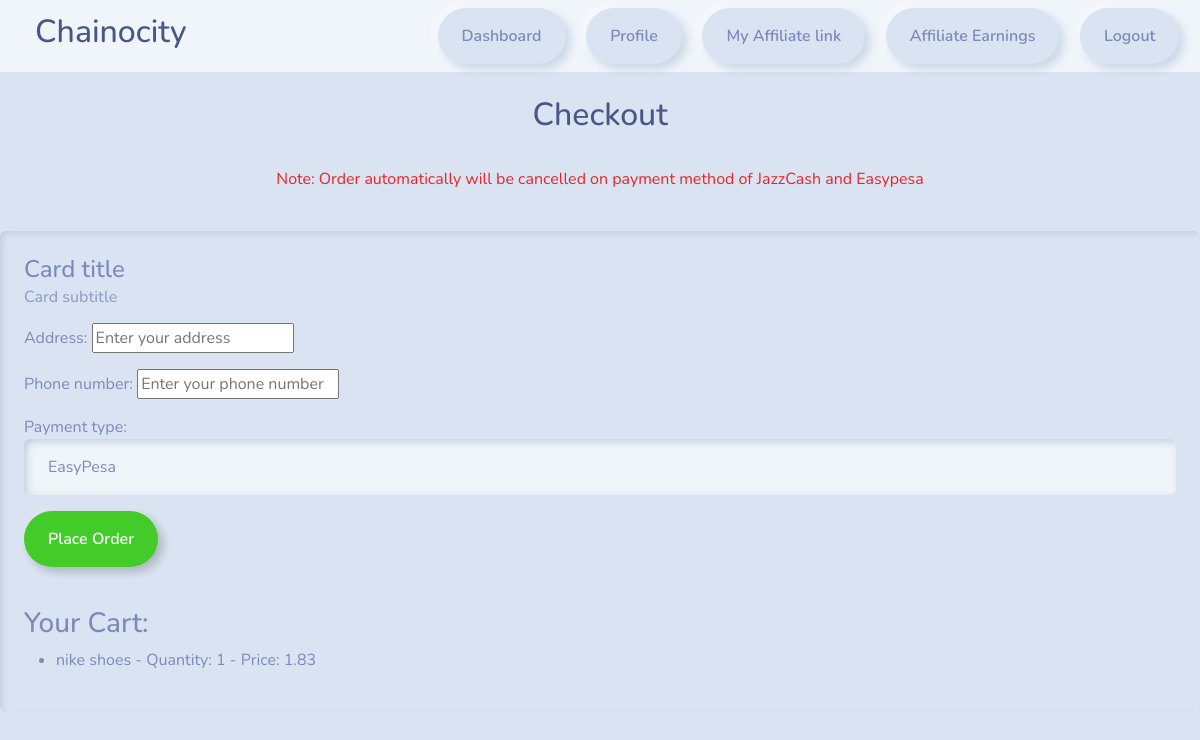
Page /checkout/ (signed in) on the earlier database version.
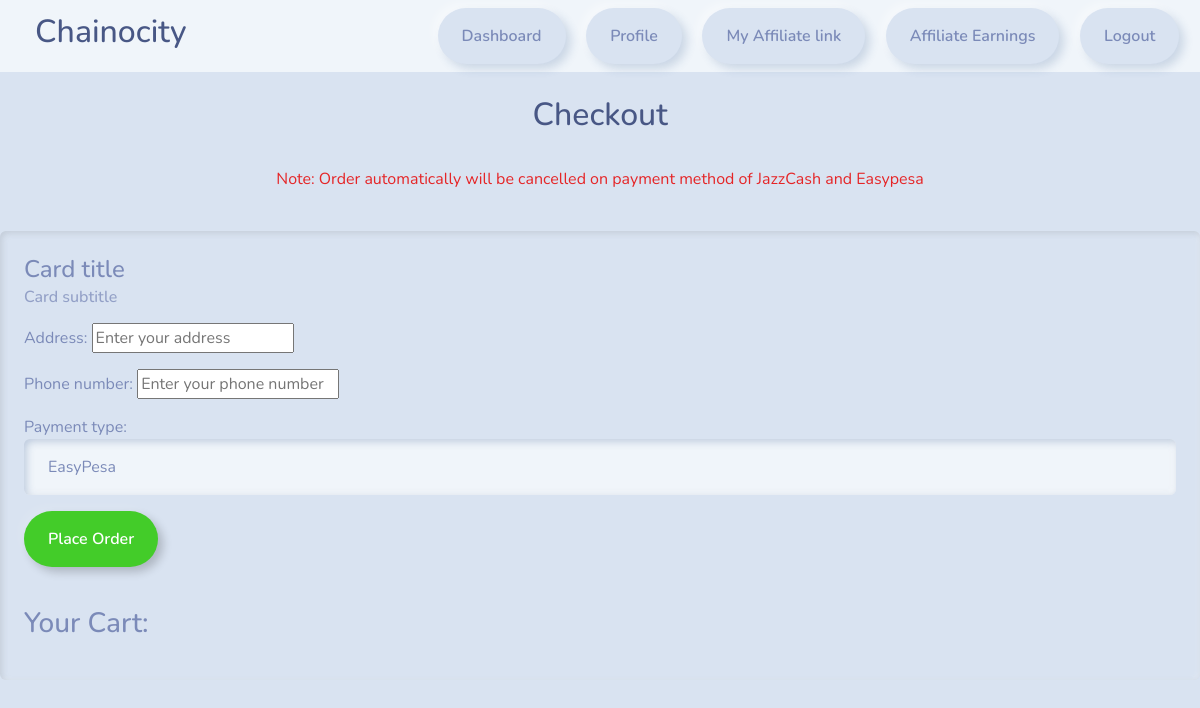
Same page on the later database version.
### myapp/models.py (models this page shows, shortened)
class CartItem(models.Model):
    product = models.ForeignKey(Product, on_delete=models.CASCADE)
    quantity = models.PositiveIntegerField(default=1)
    user = models.ForeignKey(User, on_delete=models.CASCADE)
    def total_price(self):
        return self.product.p_price * self.quantity

class Product(models.Model):
    p_title = models.CharField(max_length=85)
    p_price = models.DecimalField(max_digits=10, decimal_places=2)
    p_desc = models.TextField()
    p_stock = models.PositiveIntegerField()
    category = models.ForeignKey(Category, on_delete=models.CASCADE,null=True)
    p_image = models.ImageField(upload_to='product_images/', null=True, blank=True, default='default_p.jpg')
    p_image2 = models.ImageField(upload_to='product_images/', null=True, blank=True, default='default_p.jpg')
    p_image3 = models.ImageField(upload_to='product_images/', null=True, blank=True, default='default_p.jpg')
    date_posted = models.DateTimeField(auto_now_add=True)

### myapp/views.py (the view)
# urls.py: path('checkout/', views.checkout, name='checkout'),
@login_required(login_url='my_login')
def checkout(request):
    user_cart = Cart.objects.get(user=request.user)
    cart_items = user_cart.items.all()
    if request.method == 'POST':
        form = CheckoutForm(request.POST)
        if form.is_valid():
            new_order = Order(
                user=request.user,
                address=form.cleaned_data['address'],
                phone_number=form.cleaned_data['phone_number'],
                payment_type=form.cleaned_data['payment_type'],
                total_price=user_cart.total_cart_price(),
            )
            new_order.save()
            new_order.items.set(cart_items)
            user_cart.items.clear()
            return redirect('order_confirmation', order_id=new_order.id)
    else:
        form = CheckoutForm()
    context = {
        'form': form,
        'cart_items': cart_items,
    }
    return render(request, 'checkout.html', context)

### myapp/forms.py (shortened to what this page needs)
class CheckoutForm(forms.Form):
    ADDRESS_MAX_LENGTH = 255
    PHONE_NUMBER_MAX_LENGTH = 11
    PAYMENT_CHOICES = [
        ('easypesa', 'EasyPesa'),
        ('jazzcash', 'JazzCash'),
        ('cashondelivery', 'Cash On Delivery'),
    ]
    address = forms.CharField(max_length=ADDRESS_MAX_LENGTH, widget=forms.TextInput(attrs={'placeholder': 'Enter your address'}))
    phone_number = forms.CharField(max_length=PHONE_NUMBER_MAX_LENGTH, widget=forms.TextInput(attrs={'placeholder': 'Enter your phone number'}))
    payment_type = forms.ChoiceField(choices=PAYMENT_CHOICES, widget=forms.Select(attrs={'class': 'form-control'}))

### templates/checkout.html (shortened to what this page needs)
{% load static %}
<!DOCTYPE html>
<html lang="en">
<head>
  <link rel="stylesheet" type="text/css" href="https://bootswatch.com/5/morph/bootstrap.min.css" >
  <link rel="stylesheet" type="text/css" href="{% static 'css/styles.css' %}" >
</head>
<body>
  {% include 'base.html' %}
  <br>
  <h2 class="text-center">Checkout</h2>
  <br>
  <div style="display: flex; justify-content: center;">
    <p class="text-danger">Note: Order automatically will be cancelled on payment method of JazzCash and Easypesa </p>
  </div>
  <br>
  <div class="card">
    <div class="card-body">
      <h4 class="card-title">Card title</h4>
      <h6 class="card-subtitle mb-2 text-muted">Card subtitle</h6>
      <p class="card-text"> <form method="post" action="{% url 'checkout' %}">
        {{ form.as_p }}
        <button type="submit" class="btn btn-outline-success">Place Order</button>
    </form></p>
      <br>
      <h3>Your Cart:</h3>
<ul>
    {% for cart_item in cart_items %}
        <li>{{ cart_item.product.p_title }} - Quantity: {{ cart_item.quantity }} - Price: {{ cart_item.total_price }}</li>
    {% endfor %}
</ul>
    </div>
  </div>
</body>
</html>

Differences in the rows shown:
removed CartItem: product.p_title "nike shoes", quantity "1", total_price "1.83"
